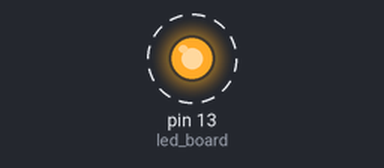
Recording of a program running on a simulated MicroPython board. Shown: output pins drawn as LEDs (lit = HIGH). Dashed ring = blinking. What the program prints to the serial console is not drawn. At 5.0 s the program stops and its outputs stay as they are.

Above: at 0.2 s.
Timing chart, 0 to 3.0 s (numbered marks = the images above):
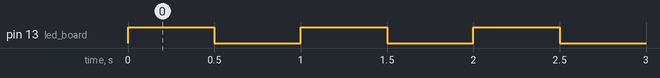

The program:

main.py
```python
from machine import Pin
from time import sleep

# Onboard RED LED is connected to IO_33
# FIND OUT X FROM SCHEMATICS AND DATASHEET
# Create output pin on GPIO_33
led_board = Pin(13, Pin.OUT)

#toggle LED 5 times
for i in range(10):
    # Change pin value from its current value, value can be 1/0
    led_board.value(not led_board.value())
    sleep(0.5)		# 0.5 seconds delay

print("Led blinked 5 times")
```

Measured:
- by itself, pin 13 (led_board): alternates HIGH for 0.50 s and LOW for 0.50 s, 10 changes in all, then stays LOW
